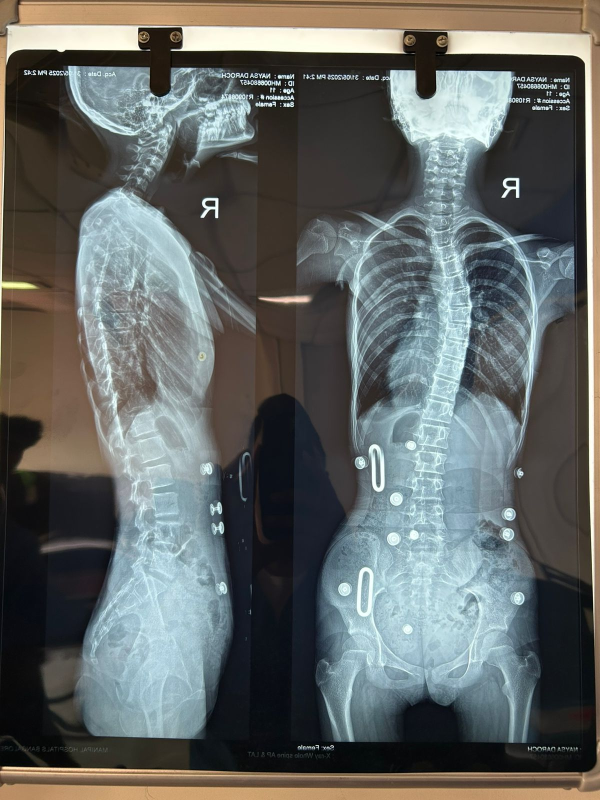
#> input picture spine.jpg, 1200 x 1600 px (shown at 1/2 size)
$ python app.py
#> lines starting #> are read from the running program, lines starting #| are printed output that depends on the picture
import cv2
import numpy as np
import math

# Array to store the coordinates of user mouse clicks
clicked_points = []

# [60 lines left out: functions calculate_cobb_angle, mouse_click_callback, not called in this run]

if __name__ == "__main__":
    # Target source image path within local workspace
    source_image_path = "spine.jpg"

    # Load image data matrix
    base_image = cv2.imread(source_image_path)
#> base_image is the input picture: shape (1600, 1200, 3); mean B, G, R 101.9, 103.7, 99.4
    if base_image is None:
        print(f"\n[CRITICAL ERROR] Target standard asset '{source_image_path}' not found within workspace root directory.")
        exit()

    # --- SCIENTIFIC ASPECT RATIO PRESERVING SCALE ---
    target_display_height = 680
    original_height, original_width = base_image.shape[:2]
#> original_height = 1600; original_width = 1200

    scale_ratio = target_display_height / original_height
#> scale_ratio = 0.425
    target_display_width = int(original_width * scale_ratio)
#> target_display_width = 510

    base_image = cv2.resize(base_image, (target_display_width, target_display_height), interpolation=cv2.INTER_AREA)
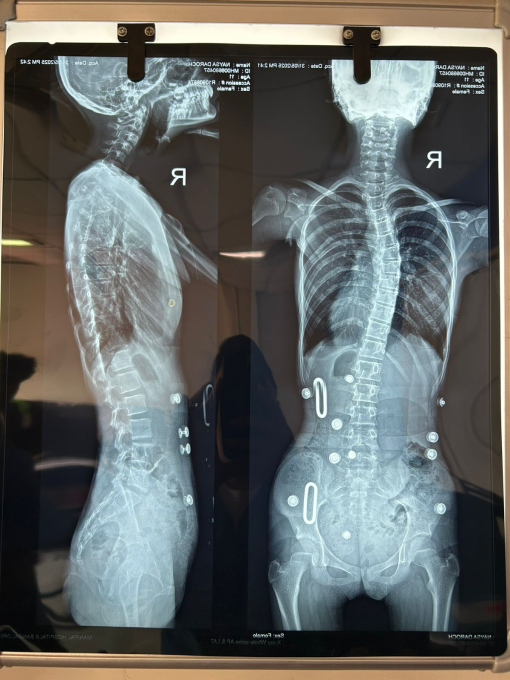
#> base_image: shape (680, 510, 3); mean B, G, R 101.9, 103.7, 99.4
    # -------------------------------------------------

    # Create active display canvas runtime copy
    interactive_img_copy = base_image.copy()

    # Initialize UI Window frame
    cv2.namedWindow("Spine Diagnostics Matrix", cv2.WINDOW_AUTOSIZE)
    cv2.imshow("Spine Diagnostics Matrix", interactive_img_copy)

    print("\n========================= RUNTIME CONSOLE LOGS =========================")
    print("CRITICAL USER OPERATION PROTOCOL:")
    print("1. Map Upper End Vertebra margin: Click left then right corners of a single vertebra.")
    print("2. Map Lower End Vertebra margin: Click left then right corners of a single vertebra.")
    print("========================================================================")

    # Initialize interactive event pipeline registration
    cv2.setMouseCallback("Spine Diagnostics Matrix", mouse_click_callback)

    # Keeps window open until you manually hit 'ESC' or 'q' key on your keyboard
    while True:
        cv2.imshow("Spine Diagnostics Matrix", interactive_img_copy)
        key = cv2.waitKey(1) & 0xFF
#> (key q is pressed here)
        if key == 27 or key == ord('q'): # Press Escape or Q to quit
            break

    cv2.destroyAllWindows()
